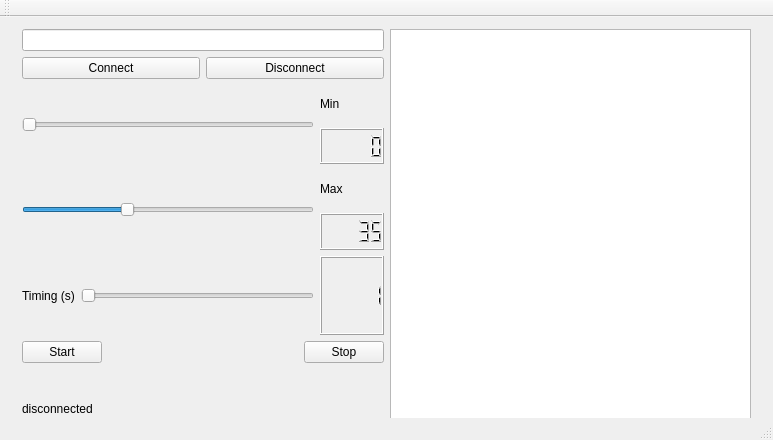
<?xml version="1.0" encoding="UTF-8"?>
<ui version="4.0">
 <class>MainWindow</class>
 <widget class="QMainWindow" name="MainWindow">
  <property name="geometry">
   <rect>
    <x>0</x>
    <y>0</y>
    <width>773</width>
    <height>440</height>
   </rect>
  </property>
  <property name="windowTitle">
   <string>MainWindow</string>
  </property>
  <widget class="QWidget" name="centralWidget">
   <widget class="QWidget" name="layoutWidget">
    <property name="geometry">
     <rect>
      <x>11</x>
      <y>1</y>
      <width>751</width>
      <height>441</height>
     </rect>
    </property>
    <layout class="QHBoxLayout" name="horizontalLayout_8">
     <item>
      <layout class="QVBoxLayout" name="verticalLayout_4">
       <item>
        <layout class="QHBoxLayout" name="horizontalLayout_7">
         <item>
          <widget class="QLineEdit" name="input_ip">
           <property name="maxLength">
            <number>32769</number>
           </property>
           <property name="frame">
            <bool>true</bool>
           </property>
          </widget>
         </item>
        </layout>
       </item>
       <item>
        <layout class="QVBoxLayout" name="verticalLayout">
         <item>
          <layout class="QHBoxLayout" name="horizontalLayout">
           <item>
            <widget class="QPushButton" name="botao_connect">
             <property name="text">
              <string>Connect</string>
             </property>
            </widget>
           </item>
           <item>
            <widget class="QPushButton" name="botao_disconect">
             <property name="text">
              <string>Disconnect</string>
             </property>
            </widget>
           </item>
          </layout>
         </item>
        </layout>
       </item>
       <item>
        <layout class="QHBoxLayout" name="horizontalLayout_3">
         <item>
          <layout class="QHBoxLayout" name="horizontalLayout_2">
           <item>
            <widget class="QSlider" name="horizontalSlider_min">
             <property name="orientation">
              <enum>Qt::Horizontal</enum>
             </property>
            </widget>
           </item>
          </layout>
         </item>
         <item>
          <layout class="QVBoxLayout" name="verticalLayout_3">
           <item>
            <widget class="QLabel" name="label_min">
             <property name="text">
              <string>Min</string>
             </property>
            </widget>
           </item>
           <item>
            <widget class="QLCDNumber" name="lcdNumber_min"/>
           </item>
          </layout>
         </item>
        </layout>
       </item>
       <item>
        <layout class="QHBoxLayout" name="horizontalLayout_4">
         <item>
          <widget class="QSlider" name="horizontalSlider_max">
           <property name="maximum">
            <number>99</number>
           </property>
           <property name="value">
            <number>35</number>
           </property>
           <property name="orientation">
            <enum>Qt::Horizontal</enum>
           </property>
          </widget>
         </item>
         <item>
          <layout class="QVBoxLayout" name="verticalLayout_2">
           <item>
            <widget class="QLabel" name="max">
             <property name="text">
              <string>Max</string>
             </property>
            </widget>
           </item>
           <item>
            <widget class="QLCDNumber" name="lcdNumber_max">
             <property name="value" stdset="0">
              <double>35.000000000000000</double>
             </property>
            </widget>
           </item>
          </layout>
         </item>
        </layout>
       </item>
       <item>
        <layout class="QHBoxLayout" name="horizontalLayout_6">
         <item>
          <widget class="QLabel" name="label">
           <property name="text">
            <string>Timing (s)</string>
           </property>
          </widget>
         </item>
         <item>
          <widget class="QSlider" name="horizontalSlider_timer">
           <property name="minimum">
            <number>1</number>
           </property>
           <property name="maximum">
            <number>99</number>
           </property>
           <property name="value">
            <number>1</number>
           </property>
           <property name="sliderPosition">
            <number>1</number>
           </property>
           <property name="orientation">
            <enum>Qt::Horizontal</enum>
           </property>
          </widget>
         </item>
         <item>
          <widget class="QLCDNumber" name="lcdNumber">
           <property name="value" stdset="0">
            <double>1.000000000000000</double>
           </property>
           <property name="intValue" stdset="0">
            <number>1</number>
           </property>
          </widget>
         </item>
        </layout>
       </item>
       <item>
        <layout class="QHBoxLayout" name="horizontalLayout_5">
         <item>
          <widget class="QPushButton" name="pushButton_start">
           <property name="text">
            <string>Start</string>
           </property>
          </widget>
         </item>
         <item>
          <spacer name="horizontalSpacer">
           <property name="orientation">
            <enum>Qt::Horizontal</enum>
           </property>
           <property name="sizeHint" stdset="0">
            <size>
             <width>40</width>
             <height>20</height>
            </size>
           </property>
          </spacer>
         </item>
         <item>
          <widget class="QPushButton" name="pushButton_stop">
           <property name="text">
            <string>Stop</string>
           </property>
          </widget>
         </item>
        </layout>
       </item>
       <item>
        <widget class="QLabel" name="label_status">
         <property name="text">
          <string>disconnected</string>
         </property>
        </widget>
       </item>
      </layout>
     </item>
     <item>
      <widget class="QTextEdit" name="textEdit"/>
     </item>
    </layout>
   </widget>
  </widget>
  <widget class="QMenuBar" name="menuBar">
   <property name="geometry">
    <rect>
     <x>0</x>
     <y>0</y>
     <width>773</width>
     <height>25</height>
    </rect>
   </property>
  </widget>
  <widget class="QToolBar" name="mainToolBar">
   <attribute name="toolBarArea">
    <enum>TopToolBarArea</enum>
   </attribute>
   <attribute name="toolBarBreak">
    <bool>false</bool>
   </attribute>
  </widget>
  <widget class="QStatusBar" name="statusBar"/>
 </widget>
 <layoutdefault spacing="6" margin="11"/>
 <resources/>
 <connections>
  <connection>
   <sender>horizontalSlider_min</sender>
   <signal>valueChanged(int)</signal>
   <receiver>lcdNumber_min</receiver>
   <slot>display(int)</slot>
   <hints>
    <hint type="sourcelabel">
     <x>123</x>
     <y>192</y>
    </hint>
    <hint type="destinationlabel">
     <x>368</x>
     <y>205</y>
    </hint>
   </hints>
  </connection>
  <connection>
   <sender>horizontalSlider_max</sender>
   <signal>valueChanged(int)</signal>
   <receiver>lcdNumber_max</receiver>
   <slot>display(int)</slot>
   <hints>
    <hint type="sourcelabel">
     <x>151</x>
     <y>256</y>
    </hint>
    <hint type="destinationlabel">
     <x>368</x>
     <y>269</y>
    </hint>
   </hints>
  </connection>
  <connection>
   <sender>horizontalSlider_timer</sender>
   <signal>valueChanged(int)</signal>
   <receiver>lcdNumber</receiver>
   <slot>display(int)</slot>
   <hints>
    <hint type="sourcelabel">
     <x>255</x>
     <y>334</y>
    </hint>
    <hint type="destinationlabel">
     <x>311</x>
     <y>333</y>
    </hint>
   </hints>
  </connection>
 </connections>
</ui>
